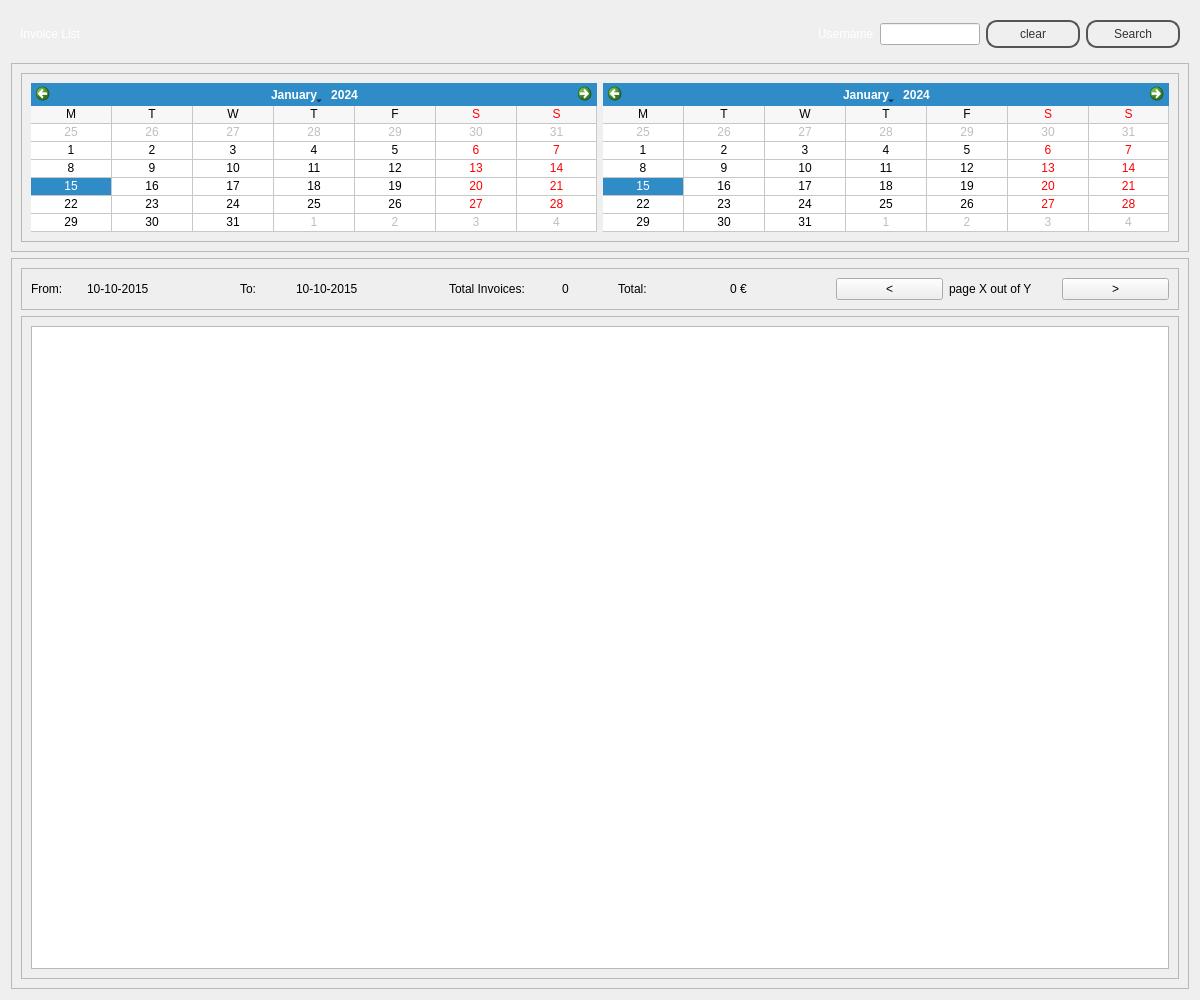
<?xml version="1.0" encoding="UTF-8"?>
<ui version="4.0">
 <class>AdminInvoiceListView</class>
 <widget class="QWidget" name="AdminInvoiceListView">
  <property name="geometry">
   <rect>
    <x>0</x>
    <y>0</y>
    <width>1200</width>
    <height>1000</height>
   </rect>
  </property>
  <property name="sizePolicy">
   <sizepolicy hsizetype="Preferred" vsizetype="Fixed">
    <horstretch>0</horstretch>
    <verstretch>0</verstretch>
   </sizepolicy>
  </property>
  <property name="windowTitle">
   <string>Form</string>
  </property>
  <property name="styleSheet">
   <string notr="true">#topFrame {
border: none;
background: qlineargradient(x1: 0, y1: 0, x2: 0, y2: 1,
stop: 0 #a6a6a6, stop: 0.08 #7f7f7f,
stop: 0.39999 #717171, stop: 0.4 #626262,
stop: 0.9 #4c4c4c, stop: 1 #333333);
}

#bottomFrame {
border: none;
background: white;
}

#topFrame QLabel {
color: #fff;
}

#topFrame QPushButton {
color: #333;
border: 2px solid #555;
border-radius: 11px;
padding: 5px;
background: qradialgradient(cx: 0.3, cy: -0.4,
fx: 0.3, fy: -0.4,
radius: 1.35, stop: 0 #fff, stop: 1 #888);
min-width: 80px;
}

#topFrame QPushButton:hover {
background: qradialgradient(cx: 0.3, cy: -0.4,
fx: 0.3, fy: -0.4,
radius: 1.35, stop: 0 #fff, stop: 1 #bbb);
}

#topFrame QPushButton:pressed {
background: qradialgradient(cx: 0.4, cy: -0.1,
fx: 0.4, fy: -0.1,
radius: 1.35, stop: 0 #fff, stop: 1 #ddd);
}
</string>
  </property>
  <layout class="QVBoxLayout" name="verticalLayout">
   <item>
    <widget class="QFrame" name="topFrame">
     <property name="sizePolicy">
      <sizepolicy hsizetype="Preferred" vsizetype="Fixed">
       <horstretch>0</horstretch>
       <verstretch>0</verstretch>
      </sizepolicy>
     </property>
     <property name="frameShape">
      <enum>QFrame::StyledPanel</enum>
     </property>
     <property name="frameShadow">
      <enum>QFrame::Raised</enum>
     </property>
     <layout class="QHBoxLayout" name="horizontalLayout_4">
      <item>
       <widget class="QLabel" name="titleLabel">
        <property name="text">
         <string>Invoice List</string>
        </property>
       </widget>
      </item>
      <item>
       <spacer name="horizontalSpacer_6">
        <property name="orientation">
         <enum>Qt::Horizontal</enum>
        </property>
        <property name="sizeHint" stdset="0">
         <size>
          <width>548</width>
          <height>20</height>
         </size>
        </property>
       </spacer>
      </item>
      <item>
       <widget class="QLabel" name="memberIdLabel">
        <property name="text">
         <string>Username</string>
        </property>
       </widget>
      </item>
      <item>
       <widget class="QLineEdit" name="memberIdLineEdit">
        <property name="sizePolicy">
         <sizepolicy hsizetype="Fixed" vsizetype="Fixed">
          <horstretch>0</horstretch>
          <verstretch>0</verstretch>
         </sizepolicy>
        </property>
        <property name="minimumSize">
         <size>
          <width>100</width>
          <height>0</height>
         </size>
        </property>
        <property name="maximumSize">
         <size>
          <width>100</width>
          <height>16777215</height>
         </size>
        </property>
       </widget>
      </item>
      <item>
       <widget class="QPushButton" name="clearPushButton">
        <property name="text">
         <string>clear</string>
        </property>
       </widget>
      </item>
      <item>
       <widget class="QPushButton" name="searchPushButton">
        <property name="text">
         <string>Search</string>
        </property>
       </widget>
      </item>
     </layout>
    </widget>
   </item>
   <item>
    <widget class="QFrame" name="searchFrame">
     <property name="sizePolicy">
      <sizepolicy hsizetype="Preferred" vsizetype="Fixed">
       <horstretch>0</horstretch>
       <verstretch>0</verstretch>
      </sizepolicy>
     </property>
     <property name="frameShape">
      <enum>QFrame::StyledPanel</enum>
     </property>
     <property name="frameShadow">
      <enum>QFrame::Raised</enum>
     </property>
     <layout class="QVBoxLayout" name="verticalLayout_2">
      <item>
       <widget class="QFrame" name="dateFrame">
        <property name="frameShape">
         <enum>QFrame::StyledPanel</enum>
        </property>
        <property name="frameShadow">
         <enum>QFrame::Raised</enum>
        </property>
        <layout class="QHBoxLayout" name="horizontalLayout">
         <item>
          <widget class="QCalendarWidget" name="fromCalendarWidget">
           <property name="gridVisible">
            <bool>true</bool>
           </property>
           <property name="horizontalHeaderFormat">
            <enum>QCalendarWidget::SingleLetterDayNames</enum>
           </property>
           <property name="verticalHeaderFormat">
            <enum>QCalendarWidget::NoVerticalHeader</enum>
           </property>
          </widget>
         </item>
         <item>
          <widget class="QCalendarWidget" name="toCalendarWidget">
           <property name="gridVisible">
            <bool>true</bool>
           </property>
           <property name="horizontalHeaderFormat">
            <enum>QCalendarWidget::SingleLetterDayNames</enum>
           </property>
           <property name="verticalHeaderFormat">
            <enum>QCalendarWidget::NoVerticalHeader</enum>
           </property>
          </widget>
         </item>
        </layout>
       </widget>
      </item>
     </layout>
    </widget>
   </item>
   <item>
    <widget class="QFrame" name="resultsFrame">
     <property name="frameShape">
      <enum>QFrame::StyledPanel</enum>
     </property>
     <property name="frameShadow">
      <enum>QFrame::Raised</enum>
     </property>
     <layout class="QVBoxLayout" name="verticalLayout_3">
      <item>
       <widget class="QFrame" name="pagingFrame">
        <property name="frameShape">
         <enum>QFrame::StyledPanel</enum>
        </property>
        <property name="frameShadow">
         <enum>QFrame::Raised</enum>
        </property>
        <layout class="QHBoxLayout" name="horizontalLayout_3">
         <item>
          <widget class="QLabel" name="fromDateResultLabel">
           <property name="minimumSize">
            <size>
             <width>50</width>
             <height>0</height>
            </size>
           </property>
           <property name="maximumSize">
            <size>
             <width>50</width>
             <height>16777215</height>
            </size>
           </property>
           <property name="text">
            <string>From:</string>
           </property>
          </widget>
         </item>
         <item>
          <widget class="QLabel" name="fromDateResultValueLabel">
           <property name="minimumSize">
            <size>
             <width>100</width>
             <height>0</height>
            </size>
           </property>
           <property name="maximumSize">
            <size>
             <width>200</width>
             <height>16777215</height>
            </size>
           </property>
           <property name="text">
            <string>10-10-2015</string>
           </property>
          </widget>
         </item>
         <item>
          <spacer name="horizontalSpacer_4">
           <property name="orientation">
            <enum>Qt::Horizontal</enum>
           </property>
           <property name="sizeType">
            <enum>QSizePolicy::Fixed</enum>
           </property>
           <property name="sizeHint" stdset="0">
            <size>
             <width>40</width>
             <height>20</height>
            </size>
           </property>
          </spacer>
         </item>
         <item>
          <widget class="QLabel" name="toDateResultLabel">
           <property name="minimumSize">
            <size>
             <width>50</width>
             <height>0</height>
            </size>
           </property>
           <property name="maximumSize">
            <size>
             <width>50</width>
             <height>16777215</height>
            </size>
           </property>
           <property name="text">
            <string>To:</string>
           </property>
          </widget>
         </item>
         <item>
          <widget class="QLabel" name="toDateResultValueLabel">
           <property name="minimumSize">
            <size>
             <width>100</width>
             <height>0</height>
            </size>
           </property>
           <property name="maximumSize">
            <size>
             <width>200</width>
             <height>16777215</height>
            </size>
           </property>
           <property name="text">
            <string>10-10-2015</string>
           </property>
          </widget>
         </item>
         <item>
          <spacer name="horizontalSpacer_2">
           <property name="orientation">
            <enum>Qt::Horizontal</enum>
           </property>
           <property name="sizeType">
            <enum>QSizePolicy::Fixed</enum>
           </property>
           <property name="sizeHint" stdset="0">
            <size>
             <width>40</width>
             <height>20</height>
            </size>
           </property>
          </spacer>
         </item>
         <item>
          <widget class="QLabel" name="totalInvoicesLabel">
           <property name="text">
            <string>Total Invoices:</string>
           </property>
          </widget>
         </item>
         <item>
          <widget class="QLabel" name="totalInvoicesValueLabel">
           <property name="minimumSize">
            <size>
             <width>50</width>
             <height>0</height>
            </size>
           </property>
           <property name="maximumSize">
            <size>
             <width>50</width>
             <height>16777215</height>
            </size>
           </property>
           <property name="text">
            <string>0</string>
           </property>
          </widget>
         </item>
         <item>
          <widget class="QLabel" name="totalCountLabel">
           <property name="text">
            <string>Total:</string>
           </property>
          </widget>
         </item>
         <item>
          <widget class="QLabel" name="totalCountValueLabel">
           <property name="minimumSize">
            <size>
             <width>100</width>
             <height>0</height>
            </size>
           </property>
           <property name="maximumSize">
            <size>
             <width>100</width>
             <height>16777215</height>
            </size>
           </property>
           <property name="text">
            <string>0 €</string>
           </property>
          </widget>
         </item>
         <item>
          <widget class="QPushButton" name="prevPagePushButton">
           <property name="text">
            <string>&lt;</string>
           </property>
          </widget>
         </item>
         <item>
          <widget class="QLabel" name="pageInfoLabel">
           <property name="text">
            <string>page X out of Y</string>
           </property>
          </widget>
         </item>
         <item>
          <widget class="QPushButton" name="nextPagePushButton">
           <property name="text">
            <string>&gt;</string>
           </property>
          </widget>
         </item>
        </layout>
       </widget>
      </item>
      <item>
       <widget class="QFrame" name="invoiceFrame">
        <property name="frameShape">
         <enum>QFrame::StyledPanel</enum>
        </property>
        <property name="frameShadow">
         <enum>QFrame::Raised</enum>
        </property>
        <layout class="QVBoxLayout" name="verticalLayout_4">
         <item>
          <widget class="QTableWidget" name="invoicesTableWidget">
           <property name="editTriggers">
            <set>QAbstractItemView::NoEditTriggers</set>
           </property>
           <property name="selectionMode">
            <enum>QAbstractItemView::SingleSelection</enum>
           </property>
           <property name="selectionBehavior">
            <enum>QAbstractItemView::SelectRows</enum>
           </property>
           <attribute name="verticalHeaderVisible">
            <bool>false</bool>
           </attribute>
          </widget>
         </item>
        </layout>
       </widget>
      </item>
     </layout>
    </widget>
   </item>
  </layout>
 </widget>
 <resources/>
 <connections/>
</ui>
